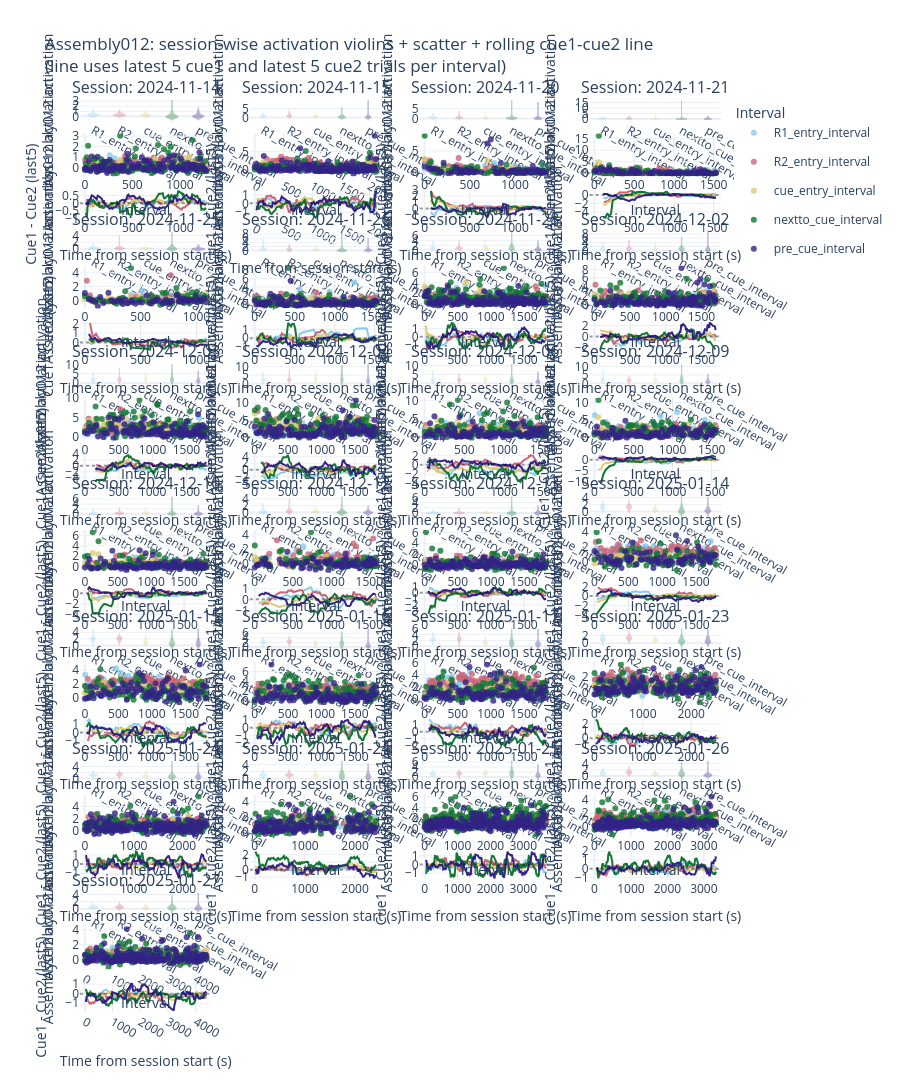

Notebook source saved alongside this figure:
### Code cell
# Plotly subplots (no facets): per-session activation violins (y-axis) + scatter + rolling cue diff line
activation_col = plot_col if 'plot_col' in globals() else 'Assembly012'

plot_df = t0_ens.reset_index().copy()
required_cols = {'session_id', 'trial_id', 'cue', 'interval_name', activation_col}
missing = required_cols.difference(plot_df.columns)
if missing:
    raise ValueError(f"Missing required columns in t0_ens: {sorted(missing)}")

if {'from_ephys_timestamp', 'to_ephys_timestamp'}.issubset(plot_df.columns):
    plot_df['time_raw'] = (
        pd.to_numeric(plot_df['from_ephys_timestamp'], errors='coerce')
        + pd.to_numeric(plot_df['to_ephys_timestamp'], errors='coerce')
    ) / 2.0
elif 'from_ephys_timestamp' in plot_df.columns:
    plot_df['time_raw'] = pd.to_numeric(plot_df['from_ephys_timestamp'], errors='coerce')
elif 'entry_id' in plot_df.columns:
    plot_df['time_raw'] = pd.to_numeric(plot_df['entry_id'], errors='coerce')
else:
    raise ValueError('No usable time column found. Expected from_ephys_timestamp/to_ephys_timestamp or entry_id.')

plot_df = plot_df[plot_df['cue'].isin([1, 2])].copy()
plot_df = plot_df.dropna(subset=['session_id', 'trial_id', 'cue', 'interval_name', activation_col, 'time_raw'])

# One point per trial and interval/cue: mean t0 activation
trial_points = (
    plot_df
    .groupby(['session_id', 'trial_id', 'cue', 'interval_name'], as_index=False)
    .agg(time_raw=('time_raw', 'mean'), activation=(activation_col, 'mean'))
)

trial_points['session_id'] = trial_points['session_id'].astype(str)
trial_points['interval_name'] = trial_points['interval_name'].astype(str)
trial_points['cue'] = trial_points['cue'].astype(int)
trial_points['session_dt'] = pd.to_datetime(trial_points['session_id'], format='%Y-%m-%d_%H-%M', errors='coerce')

session_order = (
    trial_points[['session_id', 'session_dt']]
    .drop_duplicates()
    .sort_values(['session_dt', 'session_id'])['session_id']
    .tolist()
)
session_date_labels = [s.split('_')[0] for s in session_order]
session_x_range = [-0.6, (len(session_order) - 0.4) if len(session_order) else 0.6]
session_date_labels = [s.split('_')[0] for s in session_order]
session_x_range = [-0.6, max(0.4, len(session_order) - 0.4)]
session_date_labels = [s.split('_')[0] for s in session_order]
interval_order = sorted(trial_points['interval_name'].unique().tolist())

trial_points['session_id'] = pd.Categorical(trial_points['session_id'], categories=session_order, ordered=True)
trial_points['interval_name'] = pd.Categorical(trial_points['interval_name'], categories=interval_order, ordered=True)

# Relative time inside each session
trial_points['time_rel'] = trial_points['time_raw'] - trial_points.groupby('session_id')['time_raw'].transform('min')

# Scale time for readability
time_q95 = float(trial_points['time_rel'].quantile(0.95)) if len(trial_points) else 0.0
if time_q95 >= 1e5:
    time_div = 1e6
    time_unit = 's'
elif time_q95 >= 1e2:
    time_div = 1e3
    time_unit = 'ms'
else:
    time_div = 1.0
    time_unit = 'a.u.'
trial_points['time_plot'] = trial_points['time_rel'] / time_div

# Rolling line data: cue1 - cue2 with last 5 trials per cue
def _rolling_cue_diff_last5(group_df):
    ordered = group_df.sort_values('time_raw').reset_index(drop=True)
    last1 = []
    last2 = []
    rows = []

    for _, row in ordered.iterrows():
        act = float(row['activation'])
        cue = int(row['cue'])

        if cue == 1:
            last1.append(act)
            if len(last1) > 5:
                last1.pop(0)
        elif cue == 2:
            last2.append(act)
            if len(last2) > 5:
                last2.pop(0)

        m1 = float(np.mean(last1)) if len(last1) else np.nan
        m2 = float(np.mean(last2)) if len(last2) else np.nan
        diff = (m1 - m2) if (not np.isnan(m1) and not np.isnan(m2)) else np.nan

        rows.append(
            {
                'session_id': row['session_id'],
                'interval_name': row['interval_name'],
                'time_raw': float(row['time_raw']),
                'cue1_last5_mean': m1,
                'cue2_last5_mean': m2,
                'cue1_minus_cue2_last5': diff,
            }
        )

    return pd.DataFrame(rows)


line_frames = []
for (_, _), grp in trial_points.groupby(['session_id', 'interval_name']):
    line_frames.append(_rolling_cue_diff_last5(grp))

line_points = pd.concat(line_frames, ignore_index=True) if line_frames else pd.DataFrame(
    columns=['session_id', 'interval_name', 'time_raw', 'cue1_last5_mean', 'cue2_last5_mean', 'cue1_minus_cue2_last5']
)

session_min_time = trial_points.groupby('session_id')['time_raw'].min().to_dict()
line_points['time_rel'] = line_points['time_raw'] - line_points['session_id'].map(session_min_time)
line_points['time_plot'] = line_points['time_rel'] / time_div
line_points['session_id'] = pd.Categorical(line_points['session_id'], categories=session_order, ordered=True)
line_points['interval_name'] = pd.Categorical(line_points['interval_name'], categories=interval_order, ordered=True)

line_points['session_id'] = line_points['session_id'].astype(str)
line_points['interval_name'] = line_points['interval_name'].astype(str)
line_points['session_id'] = pd.Categorical(line_points['session_id'], categories=session_order, ordered=True)
line_points['interval_name'] = pd.Categorical(line_points['interval_name'], categories=interval_order, ordered=True)

interval_colors = px.colors.qualitative.Safe
interval_color_map = {
    interval: interval_colors[i % len(interval_colors)]
    for i, interval in enumerate(interval_order)
}

session_wrap = 4
n_sessions = len(session_order)
n_cols = min(session_wrap, max(1, n_sessions))
n_session_rows = int(np.ceil(n_sessions / n_cols))
rows_per_block = 3  # violin, scatter, line
total_rows = n_session_rows * rows_per_block

subplot_titles = [''] * (total_rows * n_cols)
for idx, sid in enumerate(session_order):
    block_row = idx // n_cols
    col = (idx % n_cols) + 1
    row_violin = block_row * rows_per_block + 1
    title_idx = (row_violin - 1) * n_cols + (col - 1)
    subplot_titles[title_idx] = f"Session: {sid.split('_')[0]}"

row_heights = []
for _ in range(n_session_rows):
    row_heights.extend([0.22, 0.46, 0.32])

fig = make_subplots(
    rows=total_rows,
    cols=n_cols,
    subplot_titles=subplot_titles,
    row_heights=row_heights,
    vertical_spacing=min(0.018, 0.30 / max(total_rows, 1)),
    horizontal_spacing=0.06,
)

legend_added = set()

for idx, sid in enumerate(session_order):
    block_row = idx // n_cols
    col = (idx % n_cols) + 1
    row_violin = block_row * rows_per_block + 1
    row_scatter = row_violin + 1
    row_line = row_violin + 2

    sess_scatter = trial_points[trial_points['session_id'] == sid].copy()
    sess_line = line_points[line_points['session_id'] == sid].copy()
    if sess_scatter.empty:
        continue

    x_min = float(sess_scatter['time_plot'].min())
    x_max = float(sess_scatter['time_plot'].max())
    x_pad = 0.04 * (x_max - x_min if x_max > x_min else 1.0)
    x_range = [x_min - x_pad, x_max + x_pad]

    y_min = float(sess_scatter['activation'].min())
    y_max = float(sess_scatter['activation'].max())
    y_pad = 0.06 * (y_max - y_min if y_max > y_min else 1.0)
    y_range = [y_min - y_pad, y_max + y_pad]

    for interval in interval_order:
        sdat = sess_scatter[sess_scatter['interval_name'] == interval]
        if sdat.empty:
            continue

        fig.add_trace(
            go.Violin(
                x=sdat['interval_name'],
                y=sdat['activation'],
                name=str(interval),
                legendgroup=str(interval),
                showlegend=False,
                line=dict(color=interval_color_map[interval], width=1),
                fillcolor=interval_color_map[interval],
                opacity=0.35,
                points=False,
                meanline_visible=True,
                hovertemplate='Interval=%{x}<br>Activation=%{y:.3f}<extra></extra>',
            ),
            row=row_violin,
            col=col,
        )

        show_legend = interval not in legend_added
        fig.add_trace(
            go.Scatter(
                x=sdat['time_plot'],
                y=sdat['activation'],
                mode='markers',
                marker=dict(color=interval_color_map[interval], size=6, opacity=0.80),
                name=str(interval),
                legendgroup=str(interval),
                showlegend=show_legend,
                customdata=np.column_stack([sdat['trial_id'].to_numpy(), sdat['cue'].to_numpy()]),
                hovertemplate=(
                    'Interval=' + str(interval)
                    + '<br>Time=%{x:.3f}'
                    + '<br>Activation=%{y:.3f}'
                    + '<br>Trial=%{customdata[0]}'
                    + '<br>Cue=%{customdata[1]}'
                    + '<extra></extra>'
                ),
            ),
            row=row_scatter,
            col=col,
        )
        if show_legend:
            legend_added.add(interval)

        ldat = sess_line[sess_line['interval_name'] == interval].dropna(subset=['cue1_minus_cue2_last5'])
        if not ldat.empty:
            fig.add_trace(
                go.Scatter(
                    x=ldat['time_plot'],
                    y=ldat['cue1_minus_cue2_last5'],
                    mode='lines',
                    line=dict(color=interval_color_map[interval], width=2),
                    name=str(interval),
                    legendgroup=str(interval),
                    showlegend=False,
                    customdata=np.column_stack([
                        ldat['cue1_last5_mean'].to_numpy(),
                        ldat['cue2_last5_mean'].to_numpy(),
                    ]),
                    hovertemplate=(
                        'Interval=' + str(interval)
                        + '<br>Time=%{x:.3f}'
                        + '<br>Cue1-Cue2(last5)=%{y:.3f}'
                        + '<br>Cue1(last5)=%{customdata[0]:.3f}'
                        + '<br>Cue2(last5)=%{customdata[1]:.3f}'
                        + '<extra></extra>'
                    ),
                ),
                row=row_line,
                col=col,
            )

    fig.add_hline(y=0.0, line_dash='dot', line_color='black', opacity=0.35, row=row_line, col=col)
    fig.update_xaxes(
        row=row_violin,
        col=col,
        title_text='Interval',
        categoryorder='array',
        categoryarray=interval_order,
        showgrid=False,
    )
    fig.update_xaxes(range=x_range, row=row_scatter, col=col, showgrid=True, gridcolor='rgba(0,0,0,0.10)')
    fig.update_xaxes(
        range=x_range,
        row=row_line,
        col=col,
        title_text=f'Time from session start ({time_unit})',
        showgrid=True,
        gridcolor='rgba(0,0,0,0.10)',
    )
    fig.update_yaxes(
        row=row_violin,
        col=col,
        title_text=f'{activation_col} activation',
        range=y_range,
    )
    fig.update_yaxes(
        row=row_scatter,
        col=col,
        title_text=f'{activation_col} activation',
        range=y_range,
    )
    fig.update_yaxes(row=row_line, col=col, title_text='Cue1 - Cue2 (last5)')

# Hide empty subplot slots
for idx in range(n_sessions, n_session_rows * n_cols):
    block_row = idx // n_cols
    col = (idx % n_cols) + 1
    for r in [block_row * rows_per_block + 1, block_row * rows_per_block + 2, block_row * rows_per_block + 3]:
        fig.update_xaxes(visible=False, row=r, col=col)
        fig.update_yaxes(visible=False, row=r, col=col)

fig.update_layout(
    template='plotly_white',
    height=max(1000, 560 * n_session_rows),
    legend_title_text='Interval',
    title=(
        f'{activation_col}: session-wise activation violins + scatter + rolling cue1-cue2 line<br>'
        '(line uses latest 5 cue1 and latest 5 cue2 trials per interval)'
    ),
)
fig.show()
